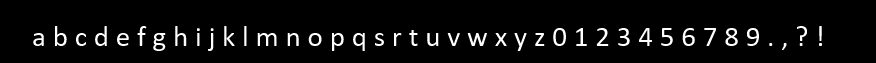
#> input picture OCR/images/alphabet.png, 876 x 63 px
$ python -i ocr.py   (imports and definitions only)
#> lines starting #> are read from the running program, lines starting #| are printed output that depends on the picture; after the words box and inside, x2 and y2 are one past the last pixel; in counts of white or black regions, pixels touching at a corner belong together
#> further down, picture is the input picture: shape (63, 876); min 0, max 255, mean 13.3
# Maksymilian Wojnar

from itertools import product
from numpy.fft import fft2, ifft2
from numpy import rot90
from sklearn import svm
import numpy as np
import cv2
import sys


# [11 lines left out: function load_image, not called in this run]


def perspective_correction(img):
    blurred = cv2.bilateralFilter(img, 20, 150, 150)
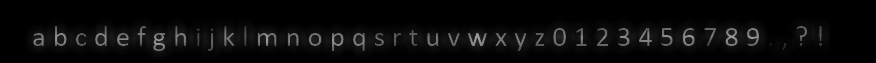
#> blurred: shape (63, 876); min 0, max 160, mean 9.6
    blurred = cv2.adaptiveThreshold(blurred, 255, cv2.ADAPTIVE_THRESH_MEAN_C, cv2.THRESH_BINARY_INV, 25, 5)
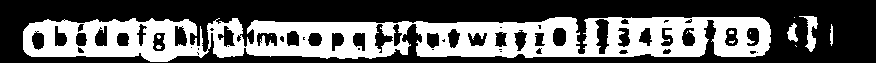
#> blurred: shape (63, 876); 37.8% white; 13 white regions (9 under 20 px)
    blurred = cv2.GaussianBlur(blurred, (25, 25), 25)
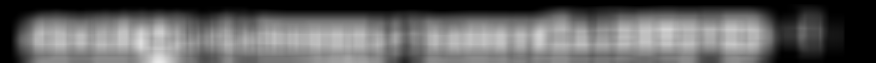
#> blurred: shape (63, 876); min 0, max 230, mean 97.2
    blurred[blurred > 20] = 255
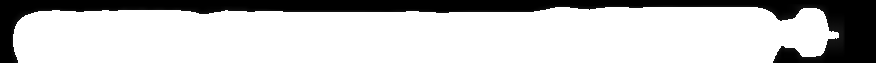
#> blurred: shape (63, 876); min 0, max 255, mean 195.1

    contours, hierarchy = cv2.findContours(blurred, cv2.RETR_TREE, cv2.CHAIN_APPROX_NONE)
#> contours = 1 contour; box (x1, y1, x2, y2) and area: (11, 4, 845, 63) 45213
    contours = max(contours, key=cv2.contourArea)
#> contours = contour of 1774 points, box (x1, y1, x2, y2) (11, 4, 845, 63), area 45213
    x, y, w, h = cv2.boundingRect(contours)
#> x = 11; y = 4; w = 834; h = 59

    quad = []
    eps = 5

    while len(quad) != 4:
        quad = np.float32(cv2.approxPolyDP(contours, eps, True))
        eps += 5
#> this loop made 4 passes
#> quad on pass 4: [[844, 15], [36, 7], [11, 60], [824, 62]]
#> after the loop, eps = 25

    points = [[0, 0], [0, h], [w, h], [w, 0]]
#> points = [[0, 0], [0, 59], [834, 59], [834, 0]]
    rect = []

    for q in quad:
        dists = [(points[i][0] - q[0][0]) ** 2 + (points[i][1] - q[0][1]) ** 2 for i in range(len(points))]
        rect.append([points[np.argmin(dists)]])
#> this loop made 4 passes
#> (q, dists) on passes 1 to 4: ([[844, 15]], [712561, 714272, 2036, 325]), ([[36, 7]], [1345, 4000, 639508, 636853]), ([[11, 60]], [3721, 122, 677330, 680929]), ([[824, 62]], [682820, 678985, 109, 3944])
#> after the loop, rect = [[[834, 0]], [[0, 0]], [[0, 59]], [[834, 59]]]

    rect = np.array(rect, dtype=np.float32)
#> rect = [[834, 0], [0, 0], [0, 59], [834, 59]]

    M = cv2.getPerspectiveTransform(quad, rect)
#> M = [[0.906, 0.428, -35.62], [-0.0109, 1.11, -7.35], [-0.000139, -9.16e-06, 1]]
    return cv2.warpPerspective(img, M, (w, h), flags=cv2.INTER_LINEAR)
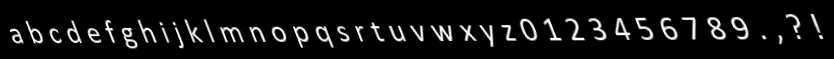
#> returned value: shape (59, 834); min 0, max 255, mean 18


# [86 lines left out: functions denoise_and_threshold, crop_frame, skew_correction, preprocess, find_intervals, split_rows, not called in this run]


kernel_motion_blur = np.zeros((13, 13))
kernel_motion_blur[6, :] = 1 / 13


# [111 lines left out: functions split_words, split_chars, load_dft_data, img_to_text_dft, standard_resize, load_svm_data, not called in this run]


def img_to_text_svm(char, classifier):
    char = standard_resize(char)
    return classifier.predict([char.flatten()])[0]


# [66 lines left out: functions ocr, levenshtein, main, not called in this run]


# [2 lines not run here, left out]

>>> import cv2
>>> picture = cv2.imread('images/alphabet.png', cv2.IMREAD_GRAYSCALE)
>>> result = perspective_correction(picture)
